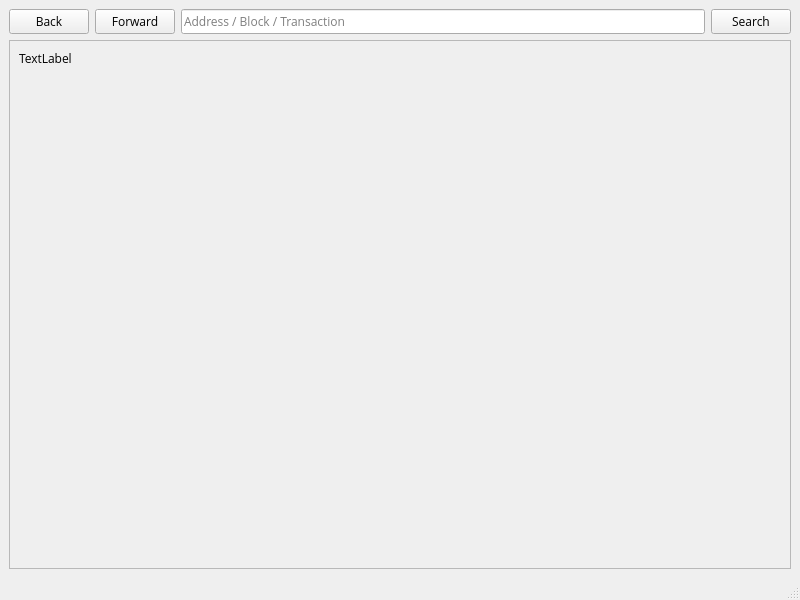
<?xml version="1.0" encoding="UTF-8"?>
<ui version="4.0">
 <class>BlockExplorer</class>
 <widget class="QMainWindow" name="BlockExplorer">
  <property name="geometry">
   <rect>
    <x>0</x>
    <y>0</y>
    <width>800</width>
    <height>600</height>
   </rect>
  </property>
  <property name="windowTitle">
   <string>Blockchain Explorer</string>
  </property>
  <property name="styleSheet">
   <string notr="true"/>
  </property>
  <widget class="QWidget" name="centralwidget">
   <property name="styleSheet">
    <string notr="true"/>
   </property>
   <layout class="QVBoxLayout" name="verticalLayout">
    <item>
     <layout class="QHBoxLayout" name="horizontalLayout">
      <property name="sizeConstraint">
       <enum>QLayout::SetMinimumSize</enum>
      </property>
      <item>
       <widget class="QPushButton" name="back">
        <property name="font">
         <font>
          <family>Open Sans</family>
         </font>
        </property>
        <property name="text">
         <string>Back</string>
        </property>
        <property name="icon">
         <iconset>
          <normaloff>:/icons/back</normaloff>:/icons/back</iconset>
        </property>
        <property name="flat">
         <bool>false</bool>
        </property>
       </widget>
      </item>
      <item>
       <widget class="QPushButton" name="forward">
        <property name="font">
         <font>
          <family>Open Sans</family>
         </font>
        </property>
        <property name="text">
         <string>Forward</string>
        </property>
        <property name="icon">
         <iconset>
          <normaloff>:/icons/forward</normaloff>:/icons/forward</iconset>
        </property>
       </widget>
      </item>
      <item>
       <widget class="QLineEdit" name="searchBox">
        <property name="sizePolicy">
         <sizepolicy hsizetype="Expanding" vsizetype="Fixed">
          <horstretch>5</horstretch>
          <verstretch>0</verstretch>
         </sizepolicy>
        </property>
        <property name="minimumSize">
         <size>
          <width>0</width>
          <height>0</height>
         </size>
        </property>
        <property name="font">
         <font>
          <family>Open Sans</family>
         </font>
        </property>
        <property name="inputMask">
         <string/>
        </property>
        <property name="text">
         <string/>
        </property>
        <property name="placeholderText">
         <string>Address / Block / Transaction</string>
        </property>
       </widget>
      </item>
      <item>
       <widget class="QPushButton" name="pushSearch">
        <property name="sizePolicy">
         <sizepolicy hsizetype="Minimum" vsizetype="Fixed">
          <horstretch>0</horstretch>
          <verstretch>0</verstretch>
         </sizepolicy>
        </property>
        <property name="minimumSize">
         <size>
          <width>0</width>
          <height>0</height>
         </size>
        </property>
        <property name="maximumSize">
         <size>
          <width>16777215</width>
          <height>16777215</height>
         </size>
        </property>
        <property name="font">
         <font>
          <family>Open Sans</family>
         </font>
        </property>
        <property name="text">
         <string>Search</string>
        </property>
        <property name="autoDefault">
         <bool>false</bool>
        </property>
        <property name="default">
         <bool>false</bool>
        </property>
        <property name="flat">
         <bool>false</bool>
        </property>
       </widget>
      </item>
     </layout>
    </item>
    <item>
     <widget class="QScrollArea" name="scrollArea">
      <property name="widgetResizable">
       <bool>true</bool>
      </property>
      <widget class="QWidget" name="scrollAreaWidgetContents">
       <property name="geometry">
        <rect>
         <x>0</x>
         <y>0</y>
         <width>774</width>
         <height>482</height>
        </rect>
       </property>
       <layout class="QHBoxLayout" name="horizontalLayout_2">
        <item>
         <widget class="QLabel" name="content">
          <property name="sizePolicy">
           <sizepolicy hsizetype="Preferred" vsizetype="Expanding">
            <horstretch>0</horstretch>
            <verstretch>0</verstretch>
           </sizepolicy>
          </property>
          <property name="font">
           <font>
            <family>Open Sans</family>
           </font>
          </property>
          <property name="text">
           <string>TextLabel</string>
          </property>
          <property name="textFormat">
           <enum>Qt::RichText</enum>
          </property>
          <property name="alignment">
           <set>Qt::AlignLeading|Qt::AlignLeft|Qt::AlignTop</set>
          </property>
          <property name="textInteractionFlags">
           <set>Qt::LinksAccessibleByMouse|Qt::TextSelectableByMouse</set>
          </property>
         </widget>
        </item>
       </layout>
      </widget>
     </widget>
    </item>
   </layout>
  </widget>
  <widget class="QMenuBar" name="menubar">
   <property name="geometry">
    <rect>
     <x>0</x>
     <y>0</y>
     <width>800</width>
     <height>22</height>
    </rect>
   </property>
  </widget>
  <widget class="QStatusBar" name="statusbar"/>
 </widget>
 <resources>
  <include location="../cannabits.qrc"/>
 </resources>
 <connections/>
</ui>
